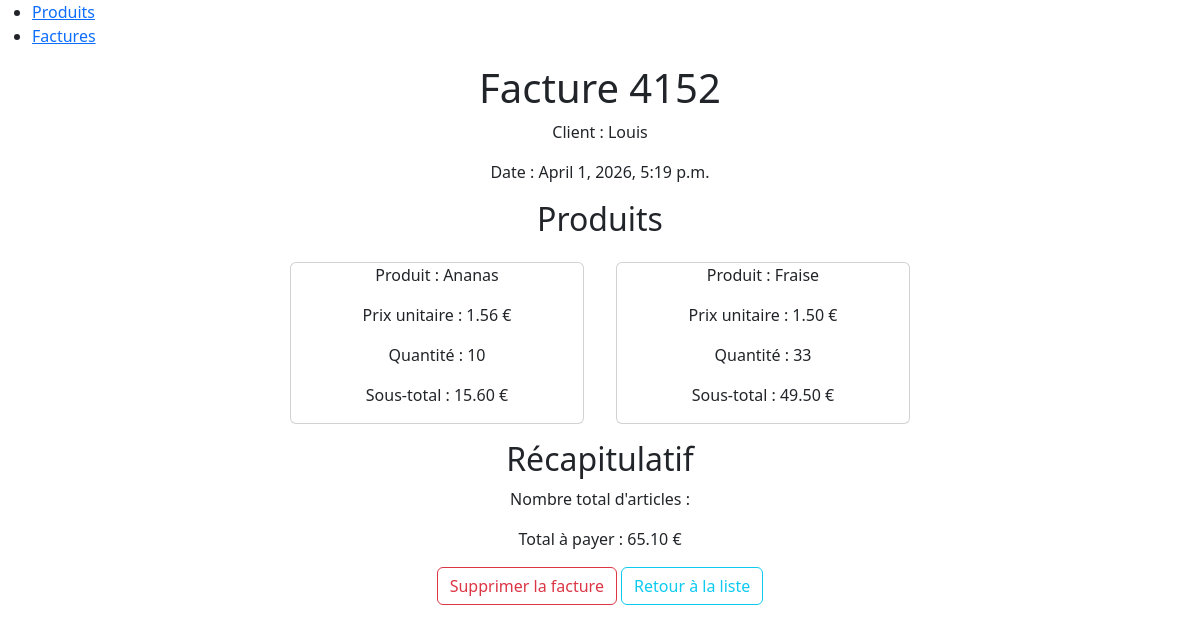
The app's page /factures/4/ with its own data.
### invoices/models.py (models this page shows, shortened)
class Invoice(models.Model):
    number = models.CharField(max_length=50,unique=True)
    client_name= models.CharField(max_length=200)
    creation_date=models.DateTimeField(auto_now_add=True)
    def total(self):
        return  sum(item.sub_total() for item in self.invoiceitem_set.all())

class InvoiceItem(models.Model):
    invoice = models.ForeignKey(Invoice, on_delete=models.CASCADE)
    product = models.ForeignKey(Product,on_delete=models.CASCADE)
    quantity = models.PositiveIntegerField(default=1)
    def sub_total(self):
        return self.product.price * self.quantity

### products/models.py (models this page shows, shortened)
class Product(models.Model):
    name = models.CharField(max_length=200)
    price = models.DecimalField(max_digits=10, decimal_places=2)
    expiration_date = models.DateField()

### invoices/views.py (the view)
# urls.py: path('<int:id>/', views.invoice_detail, name='invoice_detail'),
def invoice_detail(request,id):
    invoice = get_object_or_404(Invoice, pk=id)
    items = invoice.invoiceitem_set.select_related('product').all()
    return render(request,'invoices/invoice_detail.html',{'invoice':invoice, 'items' :items})

### templates/invoices/invoice_detail.html (shortened to what this page needs)
{% extends 'base.html' %}
{% block content %}
    <h1 class="text-center">Facture {{ invoice.number }}</h1>
    <p class="text-center">Client : {{ invoice.client_name }}</p>
    <p class="text-center">Date : {{ invoice.creation_date }}</p>
    <h2 class=" container text-center">Produits</h2>
    <div class="container-fluid d-flex justify-content-center flex-wrap">
        {% for item in items %}
        <div class="card row col-3 m-3 text-center">
            <p>Produit : {{ item.product.name }}</p>
            <p>Prix unitaire : {{ item.product.price }} €</p>
            <p>Quantité : {{ item.quantity }}</p>
            <p>Sous-total : {{ item.sub_total }} €</p>
        </div>
        {% endfor %}
    </div>
    <div class="container-fluid justify-content-center text-center">
        <h2>Récapitulatif</h2>
        <p>Nombre total d'articles : {{ invoice.total_quantity }}</p>
        <p class="bg-">Total à payer : {{ invoice.total }} €</p>
        <a href="{% url 'invoice_delete' invoice.id %}" class="btn btn-outline-danger">Supprimer la facture</a>
        <a href="{% url 'invoice_list' %}" class=" btn btn-outline-info">Retour à la liste</a>
    </div>
{% endblock %}

### records on screen
Invoice: number "4152", client_name "Louis", creation_date "April 1, 2026, 5:19 p.m.", total "65.10"
InvoiceItem: product.name "Ananas", product.price "1.56", quantity "10", sub_total "15.60"
InvoiceItem: product.name "Fraise", product.price "1.50", quantity "33", sub_total "49.50"
